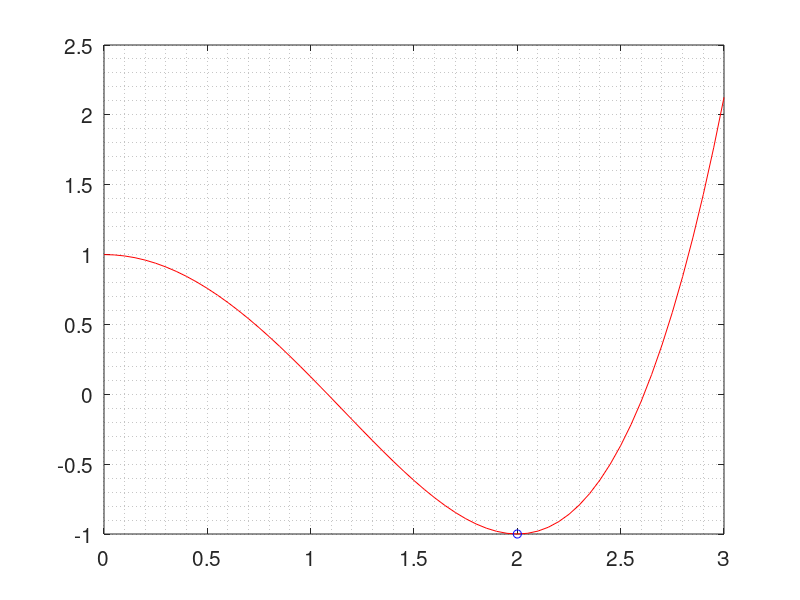

This figure's MATLAB source:
%% minimizacion de funciones por el metodo de aproximacion cuadratica
%{
---------------------------------------------------------------------------
Creado por:                    Fecha:          Asignatura:
Felipe Uribe Castillo          27.03.16        Metodos numericos
---------------------------------------------------------------------------
Funcion unimodal en un intervalo de solucion conocido
---------------------------------------------------------------------------
Referencias:
1. Yang et al. (2005) - Applied numerical methods using MATLAB
---------------------------------------------------------------------------
%}
clear; clc; close all;

%% datos
%
% ejemplo 1
f = @(x) ((x.^2 - 4).^2)/8 - 1;   % funcion objetivo
a = 0;                            % valor minimo del intervalo
b = 3;                            % valor maximo del intervalo
%
%{
% ejemplo 2
f = @(x) (x - 5).^2 - x;   % funcion objetivo
a = 0;                        % valor minimo del intervalo
b = 7;                        % valor maximo del intervalo
%}
x     = a:0.05:b;
maxit = 300;                      % numero maximo de iteraciones
tol   = 1e-6;                     % tolerancia

%% Procedimiento
% puntos iniciales
xx = [a (a + b)/2 b];
ff = f(xx);
%
x_1 = 0;
x_3 = 1;
k   = 0;
while abs(x_3 - x_1) >= tol
   x_0 = xx(1); x_1 = xx(2); x_2 = xx(3);
   f_0 = ff(1); f_1 = ff(2); f_2 = ff(3);
   
   % evaluo la raiz de la derivada del polinomio de lagrange de grado 2
   % con 'lagrange_aprox_cuadratica.m' se calcula x_3
   x_3 = (f_0*x_1^2 - f_1*x_0^2 - f_0*x_2^2 + f_2*x_0^2 + f_1*x_2^2 - f_2*x_1^2)/...
         (2*f_0*x_1 - 2*f_1*x_0 - 2*f_0*x_2 + 2*f_2*x_0 + 2*f_1*x_2 - 2*f_2*x_1);
   f_3 = f(x_3);
   
   % condicionales
   if (x_0 < x_3) && (x_3 < x_1)
      if f_3 < f_1, 
         xx = [x_0 x_3 x_1]; 
         ff = [f_0 f_3 f_1];
      else
         xx = [x_3 x_1 x_2]; 
         ff = [f_3 f_1 f_2];
      end
   elseif (x_1 < x_3) && (x_3 < x_2)
      if f_3 <= f_1
         xx = [x_1 x_3 x_2]; 
         ff = [f_1 f_3 f_2];
      else
         xx = [x_0 x_1 x_3];
         ff = [f_0 f_1 f_3];
      end
   end  
   xp = x_3;  % minimo
   
   % otra iteracion
   k  = k+1;
   if k == maxit
      error('Se cumplio el numero maximo de iteraciones');
   end
end
fprintf('%g iteraciones... El minimo de la funcion es %g\n\n',k,xp);

%% grafico
figure;
plot(x,f(x),'r-',xp,f(xp),'bo');
grid minor; 
set(gca,'FontSize',15);

%%END